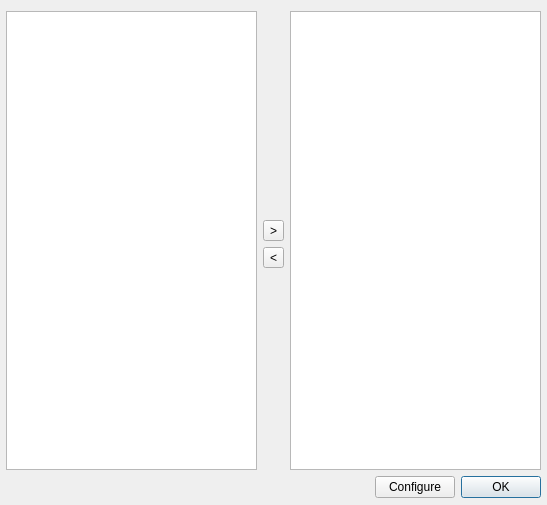
<?xml version="1.0" encoding="UTF-8"?>
<ui version="4.0">
 <class>LADSPASettingsDialog</class>
 <widget class="QDialog" name="LADSPASettingsDialog">
  <property name="geometry">
   <rect>
    <x>0</x>
    <y>0</y>
    <width>547</width>
    <height>505</height>
   </rect>
  </property>
  <property name="windowTitle">
   <string>LADSPA Plugin Catalog</string>
  </property>
  <layout class="QGridLayout" name="gridLayout">
   <property name="leftMargin">
    <number>6</number>
   </property>
   <property name="rightMargin">
    <number>6</number>
   </property>
   <property name="bottomMargin">
    <number>6</number>
   </property>
   <item row="0" column="0" rowspan="4">
    <widget class="QTreeView" name="pluginsTreeView">
     <property name="rootIsDecorated">
      <bool>false</bool>
     </property>
    </widget>
   </item>
   <item row="0" column="1">
    <spacer name="verticalSpacer">
     <property name="orientation">
      <enum>Qt::Vertical</enum>
     </property>
     <property name="sizeHint" stdset="0">
      <size>
       <width>20</width>
       <height>124</height>
      </size>
     </property>
    </spacer>
   </item>
   <item row="0" column="2" rowspan="4">
    <widget class="QListWidget" name="runningListWidget"/>
   </item>
   <item row="1" column="1">
    <widget class="QToolButton" name="loadButton">
     <property name="text">
      <string>&gt;</string>
     </property>
    </widget>
   </item>
   <item row="2" column="1">
    <widget class="QToolButton" name="unloadButton">
     <property name="text">
      <string>&lt;</string>
     </property>
    </widget>
   </item>
   <item row="3" column="1">
    <spacer name="verticalSpacer_2">
     <property name="orientation">
      <enum>Qt::Vertical</enum>
     </property>
     <property name="sizeHint" stdset="0">
      <size>
       <width>20</width>
       <height>123</height>
      </size>
     </property>
    </spacer>
   </item>
   <item row="4" column="0" colspan="3">
    <layout class="QHBoxLayout" name="horizontalLayout">
     <item>
      <spacer name="horizontalSpacer">
       <property name="orientation">
        <enum>Qt::Horizontal</enum>
       </property>
       <property name="sizeHint" stdset="0">
        <size>
         <width>343</width>
         <height>23</height>
        </size>
       </property>
      </spacer>
     </item>
     <item>
      <widget class="QPushButton" name="configureButton">
       <property name="text">
        <string>Configure</string>
       </property>
      </widget>
     </item>
     <item>
      <widget class="QDialogButtonBox" name="buttonBox">
       <property name="sizePolicy">
        <sizepolicy hsizetype="Maximum" vsizetype="Fixed">
         <horstretch>0</horstretch>
         <verstretch>0</verstretch>
        </sizepolicy>
       </property>
       <property name="standardButtons">
        <set>QDialogButtonBox::Ok</set>
       </property>
      </widget>
     </item>
    </layout>
   </item>
  </layout>
 </widget>
 <resources/>
 <connections>
  <connection>
   <sender>buttonBox</sender>
   <signal>accepted()</signal>
   <receiver>LADSPASettingsDialog</receiver>
   <slot>accept()</slot>
   <hints>
    <hint type="sourcelabel">
     <x>270</x>
     <y>76</y>
    </hint>
    <hint type="destinationlabel">
     <x>91</x>
     <y>88</y>
    </hint>
   </hints>
  </connection>
  <connection>
   <sender>buttonBox</sender>
   <signal>rejected()</signal>
   <receiver>LADSPASettingsDialog</receiver>
   <slot>reject()</slot>
   <hints>
    <hint type="sourcelabel">
     <x>326</x>
     <y>78</y>
    </hint>
    <hint type="destinationlabel">
     <x>139</x>
     <y>60</y>
    </hint>
   </hints>
  </connection>
 </connections>
</ui>
